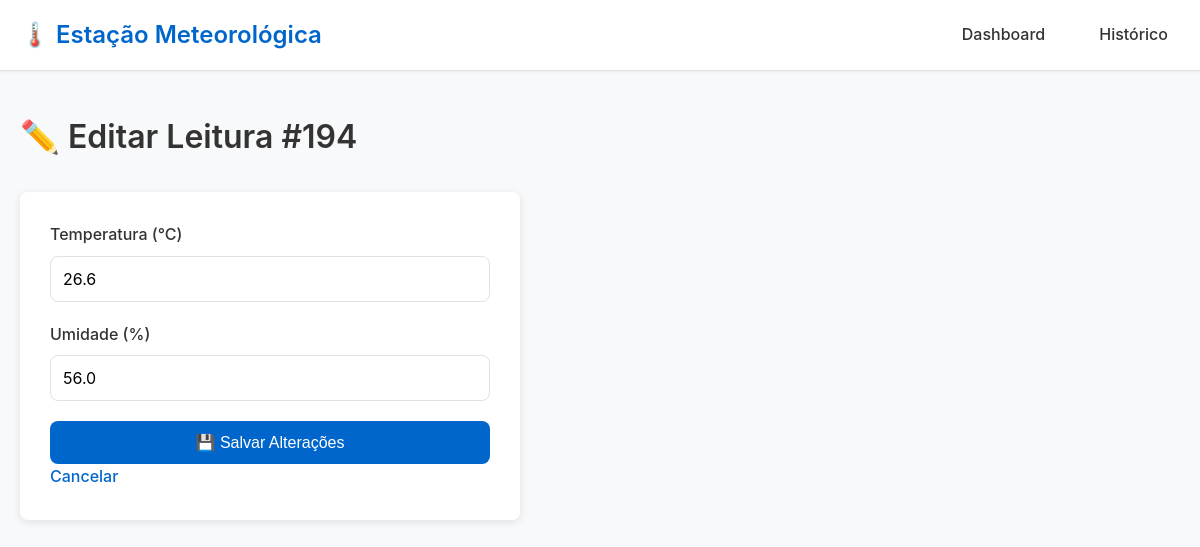
Page /leituras/194/editar on the committed database.
### tables this page shows
CREATE TABLE leituras (
    id          INTEGER PRIMARY KEY AUTOINCREMENT,
    temperatura REAL    NOT NULL,
    umidade     REAL    NOT NULL,
    pressao     REAL,
    localizacao TEXT    DEFAULT 'Lab',
    timestamp   DATETIME DEFAULT (datetime('now', 'localtime'))
);

### app.py (the view)
@app.route('/leituras/<int:id>/editar', methods=['GET'])
def editar_form(id):
    leitura = buscar_leitura(id)
    if not leitura:
        abort(404)
    return render_template('editar.html', leitura=leitura)

### database.py (called while the page is built)
def get_db_connection():
    conn = sqlite3.connect(DB_PATH, timeout=10)
    conn.execute('PRAGMA journal_mode=WAL')   # permite leitura/escrita simultânea
    conn.execute('PRAGMA busy_timeout=5000')  # espera até 5s antes de lançar erro
    conn.row_factory = sqlite3.Row            # acesso por nome de coluna
    return conn

def buscar_leitura(id: int) -> dict | None:
    conn = get_db_connection()
    row = conn.execute(
        'SELECT * FROM leituras WHERE id = ?', (id,)
    ).fetchone()
    conn.close()
    return dict(row) if row else None

### templates/editar.html (shortened to what this page needs)
{% extends "base.html" %}
{% block content %}
<div class="section">
    <h1>✏️ Editar Leitura #{{ leitura.id }}</h1>
    <form id="form">
        <label htmlFor="temp">Temperatura (°C)</label>
        <input type="number" step="0.1" id="temp" value="{{ leitura.temperatura }}" required>
        <label htmlFor="umid">Umidade (%)</label>
        <input type="number" step="0.1" id="umid" value="{{ leitura.umidade }}" required>
        <button type="submit">💾 Salvar Alterações</button>
        <a href="/leituras/{{ leitura.id }}" style="width: 100%; text-align: center; margin-top: 10px;">Cancelar</a>
    </form>
</div>
{% endblock %}

### static/css/style.css (style rules this page uses)
* { margin: 0; padding: 0; box-sizing: border-box; }
:root { --primary-color: #0066cc; --primary-dark: #0052a3; --background-color: #f8f9fa; --text-color: #333; --text-light: #666; --border-color: #dee2e6; --white: #ffffff; --shadow: 0 2px 8px rgba(0, 0, 0, 0.1); --shadow-hover: 0 4px 16px rgba(0, 0, 0, 0.15); --radius: 8px; }
html, body { height: auto; }
body { font-family: -apple-system, BlinkMacSystemFont, 'Segoe UI', 'Roboto', 'Oxygen', 'Ubuntu', 'Cantarell', sans-serif; background-color: var(--background-color); color: var(--text-color); line-height: 1.6; }
h1 { font-size: 2rem; margin-bottom: 30px; color: var(--text-color); font-weight: 600; }
button, .btn { background-color: var(--primary-color); color: var(--white); border: none; padding: 10px 18px; border-radius: var(--radius); font-size: 0.95rem; font-weight: 500; cursor: pointer; transition: all 0.3s ease; text-decoration: none; display: inline-block; }
a:not(.navbar-menu a):not(.btn) { text-decoration: none; color: var(--primary-color); font-weight: 500; transition: color 0.3s ease; }
form { background-color: var(--white); padding: 30px; border-radius: var(--radius); box-shadow: var(--shadow); max-width: 500px; }
label { display: block; margin-bottom: 8px; font-weight: 500; color: var(--text-color); }
input[type="text"], input[type="number"], input[type="email"], input[type="password"], textarea, select { width: 100%; padding: 12px; margin-bottom: 20px; border: 1px solid var(--border-color); border-radius: var(--radius); font-family: inherit; font-size: 1rem; transition: border-color 0.3s ease; }
form button { width: 100%; padding: 12px; font-size: 1rem; }

### rows in the picture
leituras: id "194", temperatura "26.6", umidade "56.0"
